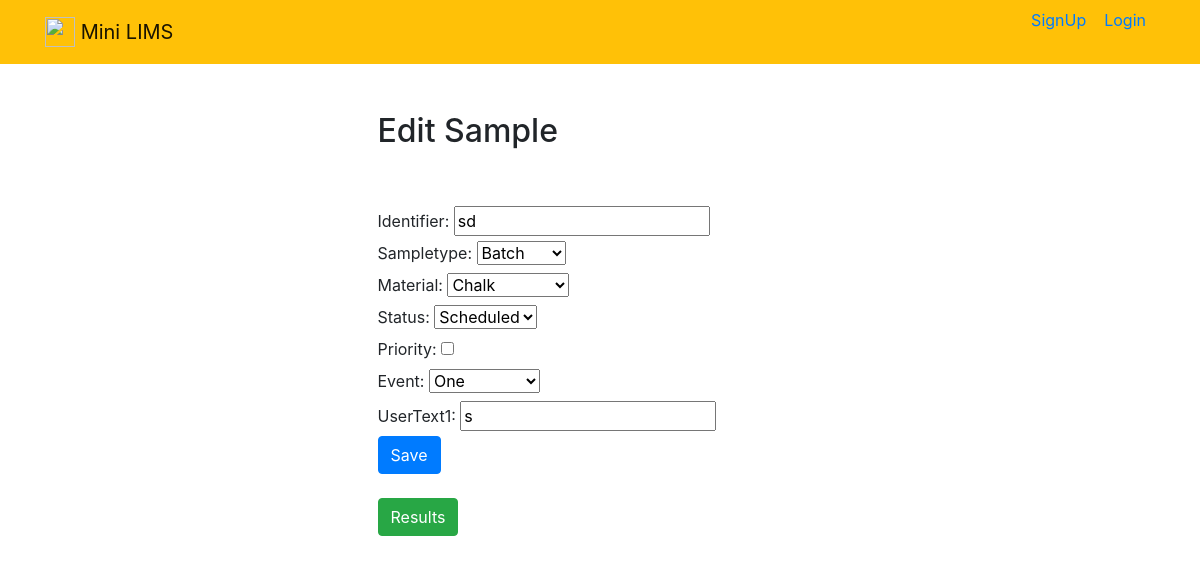
Screenshot of /viewsample/71 with the database file from the repository.
### Samples/models.py (models this page shows, shortened)
class Sample(models.Model):
    Identifier =models.CharField(max_length=100,null=True, blank=True)
    SampleType = models.ForeignKey(SampleType,on_delete=models.CASCADE,null=True, blank=True)
    SampleDt =models.DateTimeField(auto_now_add=True)
    Priority = models.BooleanField(default=False)
    Material = models.ForeignKey(Material,on_delete=models.CASCADE,null=True, blank=True)
    Status = models.ForeignKey(Status,on_delete=models.CASCADE)
    Event = models.ForeignKey(Event,on_delete=models.CASCADE)
    CreatedDt = models.DateTimeField(auto_now_add=True)
    UserText1 =models.CharField(max_length=100,null=True, blank=True)
    class Meta:
        ordering = ['-CreatedDt']

### Samples/views.py (the view, shortened to what this page needs)
# urls.py: path('viewsample/<int:sample_pk>', views.viewsample , name='viewsample'),
def viewsample(request,sample_pk):
    sample=get_object_or_404(Sample,pk=sample_pk)
    if request.method=='GET':
        form = SampleForm(instance=sample)
        return render(request,'Samples/sample.html',{'sample':sample,'form':form,'sampleid':sample.id})

### Samples/forms.py
class SampleForm(ModelForm):
   SampleType=forms.ModelChoiceField(queryset=SampleType.objects.all())
   Material = forms.ModelChoiceField(queryset=Material.objects.all())
   Status = forms.ModelChoiceField(queryset=Status.objects.all())
   Event = forms.ModelChoiceField(queryset=Event.objects.all())
   class Meta:
        model = Sample
        fields = ['Identifier','SampleType','Material','Status','Priority','Event','UserText1']

### StaticData/models.py (called while the page is built)
    def __str__(self):
        return self.EventName

    def __str__(self):
        return self.MaterialName

    def __str__(self):
        return self.SampleTypeName

    def __str__(self):
        return self.StatusName

### Samples/templates/Samples/sample.html (shortened to what this page needs)
{% extends 'Samples/base.html' %}
{%  block content %}
    <div class="row justify-content-center mt-5">
        <div class="col-md-5">
            <h2>Edit Sample</h2>
        </div>
    </div>
    <div class="row justify-content-center mt-5">
        <div class="col-md-5">
            <form method ="POST" >
                {{ form.as_div }}
                <button type="submit" class="btn btn-primary">Save</button>
            </form>
            <br>
            <form method="POST" action="{% url 'getresults' sample.id %}">
                <button id="results" class="btn btn-success" type="submit">Results</button>
            </form>
        </div>
    </div>
{% endblock %}

### rows the page displays
Sample: Identifier "sd", SampleType "Batch", Material "Chalk", Status "Scheduled", Event "One", UserText1 "s"
